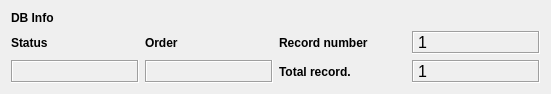
  <widget class="QWidget" name="layoutWidget">
   <property name="geometry">
    <rect>
     <x>170</x>
     <y>10</y>
     <width>551</width>
     <height>90</height>
    </rect>
   </property>
   <layout class="QGridLayout" name="gridLayout_5">
    <item row="0" column="0">
     <widget class="QLabel" name="label_42">
      <property name="sizePolicy">
       <sizepolicy hsizetype="Expanding" vsizetype="Preferred">
        <horstretch>0</horstretch>
        <verstretch>0</verstretch>
       </sizepolicy>
      </property>
      <property name="font">
       <font>
        <weight>75</weight>
        <bold>true</bold>
       </font>
      </property>
      <property name="autoFillBackground">
       <bool>true</bool>
      </property>
      <property name="text">
       <string>DB Info</string>
      </property>
     </widget>
    </item>
    <item row="1" column="0">
     <widget class="QLabel" name="label_34">
      <property name="sizePolicy">
       <sizepolicy hsizetype="Expanding" vsizetype="Preferred">
        <horstretch>0</horstretch>
        <verstretch>0</verstretch>
       </sizepolicy>
      </property>
      <property name="font">
       <font>
        <pointsize>9</pointsize>
        <weight>75</weight>
        <bold>true</bold>
       </font>
      </property>
      <property name="text">
       <string>Status</string>
      </property>
      <property name="margin">
       <number>0</number>
      </property>
     </widget>
    </item>
    <item row="1" column="1">
     <widget class="QLabel" name="label_43">
      <property name="sizePolicy">
       <sizepolicy hsizetype="Expanding" vsizetype="Preferred">
        <horstretch>0</horstretch>
        <verstretch>0</verstretch>
       </sizepolicy>
      </property>
      <property name="font">
       <font>
        <pointsize>9</pointsize>
        <weight>75</weight>
        <bold>true</bold>
       </font>
      </property>
      <property name="text">
       <string>Order</string>
      </property>
      <property name="margin">
       <number>0</number>
      </property>
     </widget>
    </item>
    <item row="1" column="2">
     <widget class="QLabel" name="label_27">
      <property name="sizePolicy">
       <sizepolicy hsizetype="Expanding" vsizetype="Preferred">
        <horstretch>0</horstretch>
        <verstretch>0</verstretch>
       </sizepolicy>
      </property>
      <property name="font">
       <font>
        <pointsize>9</pointsize>
        <weight>75</weight>
        <bold>true</bold>
       </font>
      </property>
      <property name="text">
       <string>Record number</string>
      </property>
      <property name="margin">
       <number>0</number>
      </property>
     </widget>
    </item>
    <item row="1" column="3">
     <widget class="QLabel" name="label_rec_corrente">
      <property name="sizePolicy">
       <sizepolicy hsizetype="Expanding" vsizetype="Preferred">
        <horstretch>0</horstretch>
        <verstretch>0</verstretch>
       </sizepolicy>
      </property>
      <property name="font">
       <font>
        <family>Microsoft Sans Serif</family>
        <pointsize>12</pointsize>
       </font>
      </property>
      <property name="cursor">
       <cursorShape>ForbiddenCursor</cursorShape>
      </property>
      <property name="mouseTracking">
       <bool>false</bool>
      </property>
      <property name="contextMenuPolicy">
       <enum>Qt::DefaultContextMenu</enum>
      </property>
      <property name="frameShape">
       <enum>QFrame::Box</enum>
      </property>
      <property name="frameShadow">
       <enum>QFrame::Sunken</enum>
      </property>
      <property name="text">
       <string>1</string>
      </property>
     </widget>
    </item>
    <item row="2" column="0">
     <widget class="QLabel" name="label_status">
      <property name="sizePolicy">
       <sizepolicy hsizetype="Expanding" vsizetype="Preferred">
        <horstretch>0</horstretch>
        <verstretch>0</verstretch>
       </sizepolicy>
      </property>
      <property name="minimumSize">
       <size>
        <width>40</width>
        <height>0</height>
       </size>
      </property>
      <property name="font">
       <font>
        <pointsize>10</pointsize>
        <weight>75</weight>
        <bold>true</bold>
       </font>
      </property>
      <property name="cursor">
       <cursorShape>ForbiddenCursor</cursorShape>
      </property>
      <property name="mouseTracking">
       <bool>false</bool>
      </property>
      <property name="contextMenuPolicy">
       <enum>Qt::DefaultContextMenu</enum>
      </property>
      <property name="frameShape">
       <enum>QFrame::Box</enum>
      </property>
      <property name="frameShadow">
       <enum>QFrame::Sunken</enum>
      </property>
      <property name="text">
       <string/>
      </property>
      <property name="alignment">
       <set>Qt::AlignCenter</set>
      </property>
      <property name="margin">
       <number>0</number>
      </property>
     </widget>
    </item>
    <item row="2" column="1">
     <widget class="QLabel" name="label_sort">
      <property name="sizePolicy">
       <sizepolicy hsizetype="Expanding" vsizetype="Preferred">
        <horstretch>0</horstretch>
        <verstretch>0</verstretch>
       </sizepolicy>
      </property>
      <property name="font">
       <font>
        <pointsize>10</pointsize>
        <weight>75</weight>
        <bold>true</bold>
       </font>
      </property>
      <property name="cursor">
       <cursorShape>ForbiddenCursor</cursorShape>
      </property>
      <property name="mouseTracking">
       <bool>false</bool>
      </property>
      <property name="contextMenuPolicy">
       <enum>Qt::DefaultContextMenu</enum>
      </property>
      <property name="frameShape">
       <enum>QFrame::Box</enum>
      </property>
      <property name="frameShadow">
       <enum>QFrame::Sunken</enum>
      </property>
      <property name="text">
       <string/>
      </property>
      <property name="alignment">
       <set>Qt::AlignCenter</set>
      </property>
      <property name="margin">
       <number>0</number>
      </property>
     </widget>
    </item>
    <item row="2" column="2">
     <widget class="QLabel" name="label_28">
      <property name="sizePolicy">
       <sizepolicy hsizetype="Expanding" vsizetype="Preferred">
        <horstretch>0</horstretch>
        <verstretch>0</verstretch>
       </sizepolicy>
      </property>
      <property name="font">
       <font>
        <pointsize>9</pointsize>
        <weight>75</weight>
        <bold>true</bold>
       </font>
      </property>
      <property name="text">
       <string>Total record.</string>
      </property>
      <property name="margin">
       <number>0</number>
      </property>
     </widget>
    </item>
    <item row="2" column="3">
     <widget class="QLabel" name="label_rec_tot">
      <property name="sizePolicy">
       <sizepolicy hsizetype="Expanding" vsizetype="Preferred">
        <horstretch>0</horstretch>
        <verstretch>0</verstretch>
       </sizepolicy>
      </property>
      <property name="font">
       <font>
        <family>Microsoft Sans Serif</family>
        <pointsize>12</pointsize>
       </font>
      </property>
      <property name="cursor">
       <cursorShape>ForbiddenCursor</cursorShape>
      </property>
      <property name="mouseTracking">
       <bool>false</bool>
      </property>
      <property name="contextMenuPolicy">
       <enum>Qt::DefaultContextMenu</enum>
      </property>
      <property name="frameShape">
       <enum>QFrame::Box</enum>
      </property>
      <property name="frameShadow">
       <enum>QFrame::Sunken</enum>
      </property>
      <property name="text">
       <string>1</string>
      </property>
     </widget>
    </item>
   </layout>
  </widget>
